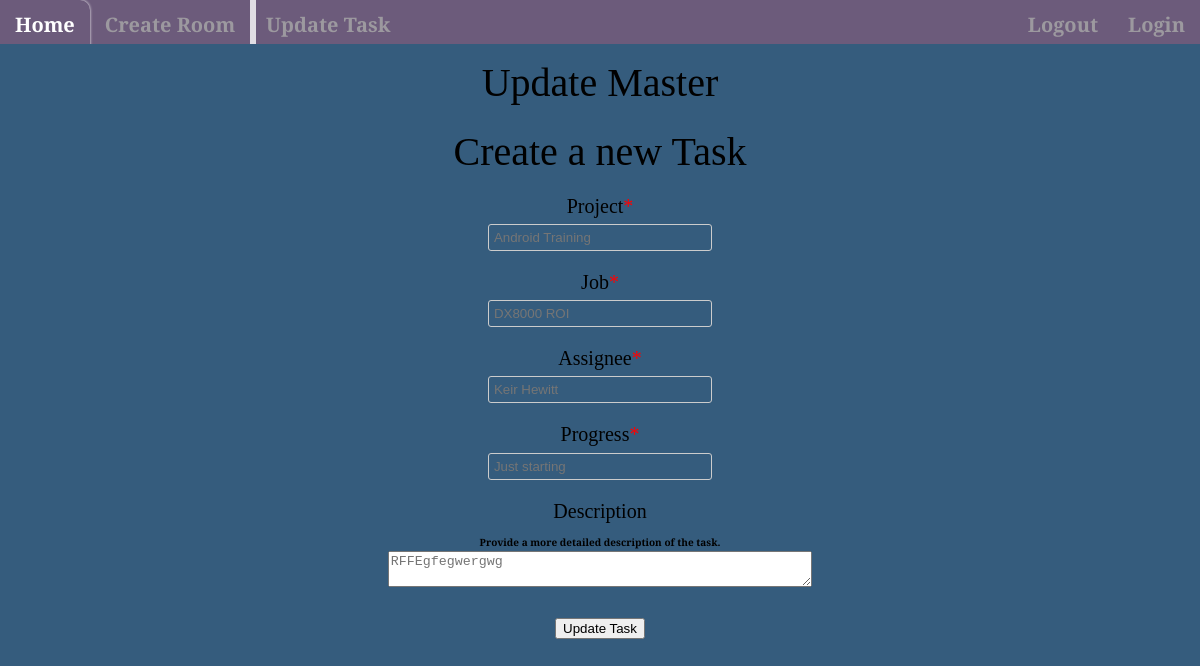
Before: /update/1 (signed in) with the older database file.
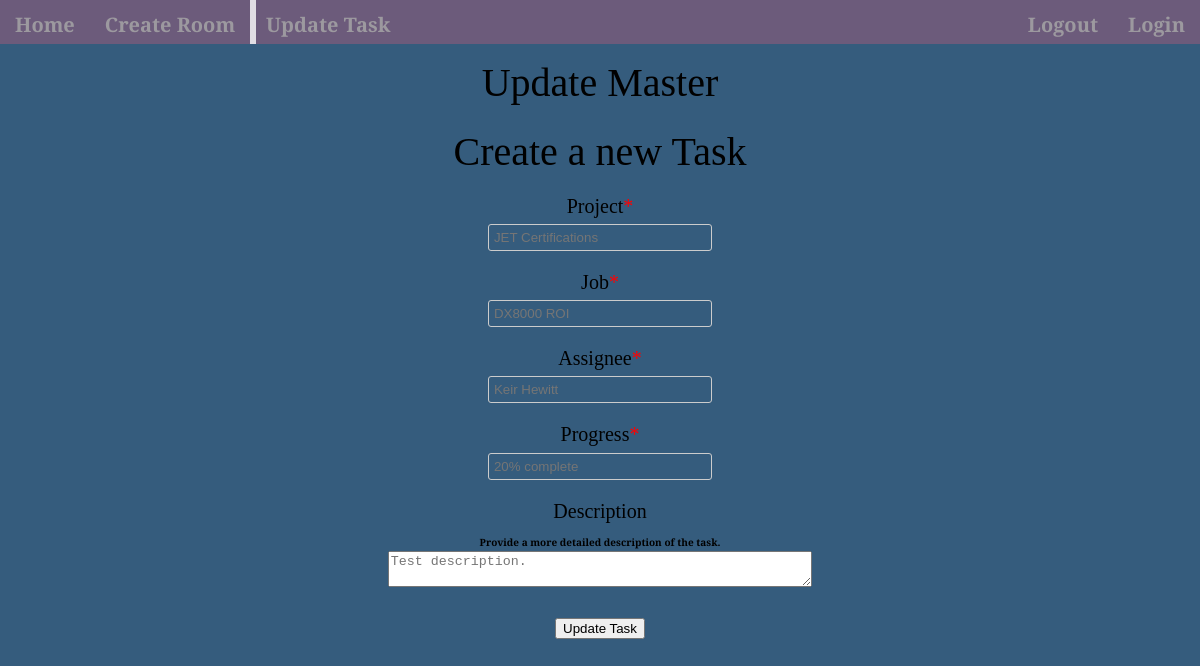
After: the same page with the newer database file.
### app.py (models this page shows, shortened)
class Task(db.Model):
    __tablename__ = 'task'
    id = db.Column(db.Integer, primary_key=True)
    key = db.Column(db.String(80), ForeignKey('room.key'))
    project = db.Column(db.String(100))
    job = db.Column(db.String(200))
    assignee = db.Column(db.String(40))
    progress = db.Column(db.String(200))
    description = db.Column(db.UnicodeText(), nullable=False)
    date = db.Column(db.String(30), default=now.strftime("%m/%d/%Y %H:%M"))

### app.py (the view)
@app.route('/update/<int:id>', methods=['GET','POST'])
@login_required
def update(id):
    task_to_update = Task.query.filter_by(id=id).first()
    if request.method == 'POST':
        task_to_update.project = request.form['project']
        task_to_update.job = request.form['job']
        task_to_update.assignee = request.form['assignee']
        task_to_update.progress = request.form['progress']
        task_to_update.description = request.form['description']
        task_to_update.date = s1 = now.strftime("%m/%d/%Y %H:%M")
        try:
            db.session.commit()
            flash('Task updated successfully.', 'success')
            return redirect(url_for('room',room_name=Room.query.filter_by(key=task_to_update.key).first().name))
        except Exception:
            flash('There was an issue updating your task', 'info')
            return render_template('update.html', task=task_to_update)
    else:
        return render_template('update.html', task=task_to_update)

### app.py (called while the page is built)
@login_manager.user_loader
def load_user(user_id):
    return User.query.get(int(user_id))

### templates/update.html (shortened to what this page needs)
{% extends 'base.html'%}
{% block head %}
<link rel="stylesheet" href="{{ url_for('static', filename='css/style.css') }}">
{% endblock %}
{% block pagetitle %} Update Task {% endblock %}
{% block body %}
<div class="content">
  <h1 style="text-align: center;">Update Master</h1>
  <div class="testbox">
    <form action="/update/{{task.id}}" method="POST">
      <h1>Create a new Task</h1>
      <h4>Project<span>*</span></h4>
        <input type="text" class="text-form" name="task-project" placeholder="{{ task.project }}">
      <h4>Job<span>*</span></h4>
        <input type="text" class="text-form" name="task-job" placeholder="{{ task.job }}">
      <h4>Assignee<span>*</span></h4>
        <input type="text" class="text-form" name="task-assignee" placeholder="{{ task.assignee }}">
      <h4>Progress<span>*</span></h4>
        <input type="text" class="text-form" name="task-progress" placeholder="{{ task.progress }}">
      <h4>Description</h4>
      <p class="small">Provide a more detailed description of the task.</small>
        <textarea class="text-area" name="task-description" placeholder="{{ task.description }}"></textarea>
      <div class="btn-block">
        <input type="submit" class="btn btn-submit" value="Update Task">
      </div>
    </form>
  </div>
</div>
{% endblock %}

### templates/base.html (shortened to what this page needs)
<!DOCTYPE html>
<html>
  <head>
    <link rel="stylesheet" href="{{ url_for('static', filename='css/style.css') }}">
    {% block head %} {% endblock %}
  </head>
  <body>
  {% block navbar %}
  <div class="nav-bar-userprofile">
    <ul class="nav-user-ul">
        <li class="nav-user-li"><a href="{{url_for('index')}}">Home</a></li>
        <li class="nav-user-li"><a href="{{url_for('create_room')}}">Create Room</a></li>
        <div class="page-title-nav">
          <li class="nav-user-li"><p style="margin-block-start: 0;">{% block pagetitle %} {% endblock %}</p></li>
        </div>
        <div class="nav-right">
          <li class="nav-user-li"><a href="{{url_for('login')}}">Login</a></li>
          <li class="nav-user-li"><a href="{{url_for('logout')}}">Logout</a></li>
        </div>
    </ul>
  </div>
  {% endblock %}
  {% block body %} {% endblock %}
  </body>
</html>

### static/css/style.css (style rules this page uses)
:root { --main-background-color: #355c7d; --main-background-text-color: #61c0bf; --main-accents-color: #ffb6b9; --main-secondary-color: #fae3d9; --main-background-image: linear-gradient(to top right, #61c0bf 0%, #ffb6b9 100%); }
body, html { margin: 0; font-weight: bold; font-size: 20px; background-color: var(--main-background-color); font-family: 'Merriweather', serif; }
.content { margin: 0 auto; width: 1000px; text-align: center; }
.nav-user-ul { list-style-type: none; margin: 0; padding: 0; overflow: hidden; background-color: #6c5b7b; height: 44px; }
.nav-user-li { float: left; }
.nav-user-li a { display: block; color: darkgrey; text-align: center; padding: 10.5px 15px; text-decoration: none; opacity: 0.8; transition: 0.8s; }
.nav-user-li p { display: block; color: darkgrey; text-align: center; padding: 10.5px 15px; text-decoration: none; opacity: 0.8; transition: 0.8s; border-left: 1px solid white; box-shadow: inset 5px 0 0 0 white; }
.nav-right > .nav-user-li { display: block; float: right; text-decoration: none; color: black; text-align: center; }
h1, h4 { margin: 15px 0 4px; font-weight: 400; }
h4 { margin: 20px 0 4px; font-weight: 400; }
span { color: red; }
.small { font-size: 10px; line-height: 18px; }
.testbox { display: flex; justify-content: center; align-items: center; height: inherit; padding: 3px; }
.text-form { padding: 7px 0; border-radius: 3px; border: 1px solid #ccc; background: transparent; padding: 5px; border: 1px solid #ccc; border-radius: 3px; vertical-align: middle; }
.text-form, table { width: 50%; }
textarea { width: calc(100% - 6px); }
.btn-block { margin-top: 20px; text-align: center; }
h1 { text-align: center; }

Changed rows visible on the page:
changed Task "DX8000 ROI": task-project "Android Training" → "JET Certifications"; task-progress "Just starting" → "20% complete"; task-description "RFFEgfegwergwg" → "Test description."
